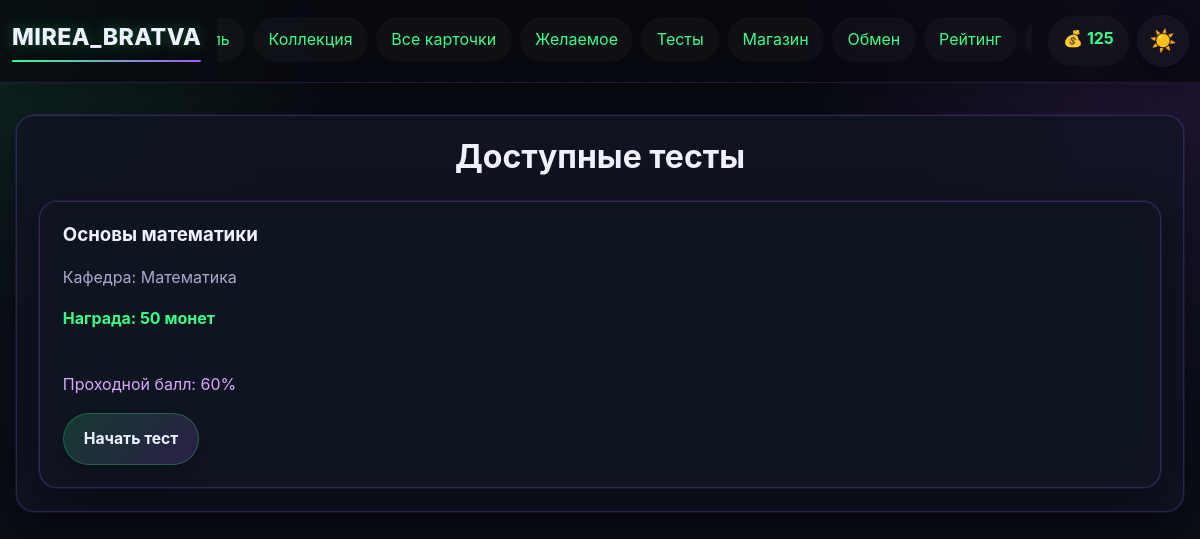
Before: /quizzes (signed in) with the older database file.
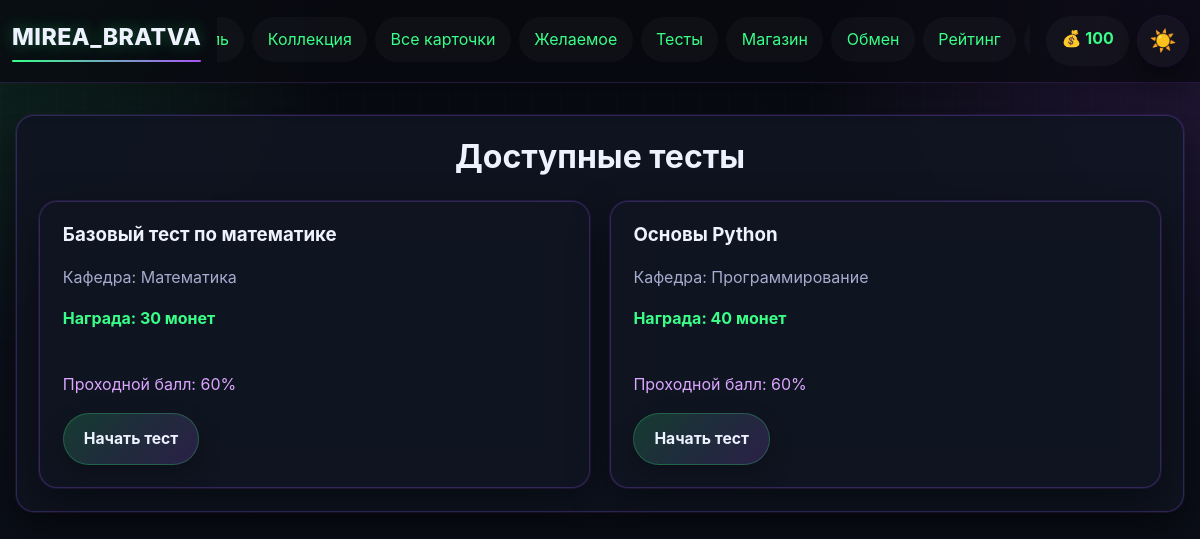
After: the same page with the newer database file.
### app.py (models this page shows)
class User(UserMixin, db.Model):
    __tablename__ = 'user'
    id = db.Column(db.Integer, primary_key=True)
    username = db.Column(db.String(80), unique=True, nullable=False)
    email = db.Column(db.String(120), unique=True, nullable=False)
    password_hash = db.Column(db.String(200), nullable=False)
    coins = db.Column(db.Integer, default=100)
    profile_theme = db.Column(db.String(50), default='dark')
    avatar_frame = db.Column(db.String(50), default='none')
    bio = db.Column(db.Text, default='')
    owned_frames = db.Column(db.Text, default='[]')
    avatar_icon = db.Column(db.String(50), default='letter')
    created_at = db.Column(db.DateTime, default=datetime.utcnow)
    last_daily_bonus = db.Column(db.DateTime, default=None)

class Quiz(db.Model):
    __tablename__ = 'quiz'
    id = db.Column(db.Integer, primary_key=True)
    subject = db.Column(db.String(50), nullable=False)
    title = db.Column(db.String(100), nullable=False)
    reward_coins = db.Column(db.Integer, default=50)
    passing_score = db.Column(db.Integer, default=60)

### app.py (the view)
@app.route('/quizzes')
@login_required
def quizzes():
    quizzes_list = Quiz.query.all()
    return render_template('quizzes.html', quizzes=quizzes_list)

### app.py (called while the page is built)
@login_manager.user_loader
def load_user(user_id):
    return db.session.get(User, int(user_id))

### templates/quizzes.html
{% extends "base.html" %}
{% block content %}
<div class="quizzes-container">
    <h1>Доступные тесты</h1>
    <div class="quizzes-grid">
        {% for quiz in quizzes %}
        <div class="quiz-card">
            <h3>{{ quiz.title }}</h3>
            <p class="quiz-subject">Кафедра: {{ quiz.subject }}</p>
            <p class="quiz-reward">Награда: {{ quiz.reward_coins }} монет</p>
            <p class="quiz-passing">Проходной балл: {{ quiz.passing_score }}%</p>
            <a href="{{ url_for('take_quiz', quiz_id=quiz.id) }}" class="btn">Начать тест</a>
        </div>
        {% endfor %}
    </div>
</div>
{% endblock %}

### templates/base.html (shortened to what this page needs)
<!DOCTYPE html>
<html lang="ru">
<head>
    <link rel="stylesheet" href="{{ url_for('static', filename='css/style.css') }}">
</head>
<body class="{% if current_user.is_authenticated and current_user.profile_theme == 'light' %}light-theme{% else %}dark-theme{% endif %}">
    <nav class="navbar">
        <div class="nav-container">
            <a class="nav-logo" href="{{ url_for('index') }}">MIREA_BRATVA</a>
            <div class="nav-main">
                <ul class="nav-menu">
                    {% if current_user.is_authenticated %}
                        <li><a href="{{ url_for('profile') }}">Профиль</a></li>
                        <li><a href="{{ url_for('collection') }}">Коллекция</a></li>
                        <li><a href="{{ url_for('cards_catalog') }}">Все карточки</a></li>
                        <li><a href="{{ url_for('wishlist') }}">Желаемое</a></li>
                        <li><a href="{{ url_for('quizzes') }}">Тесты</a></li>
                        <li><a href="{{ url_for('shop') }}">Магазин</a></li>
                        <li><a href="{{ url_for('exchange') }}">Обмен</a></li>
                        <li><a href="{{ url_for('rating') }}">Рейтинг</a></li>
                        <li><a href="{{ url_for('logout') }}">Выйти</a></li>
                    {% else %}
                        <li><a href="{{ url_for('login') }}">Вход</a></li>
                        <li><a href="{{ url_for('register') }}">Регистрация</a></li>
                    {% endif %}
                </ul>
            </div>
            {% if current_user.is_authenticated %}
            <div class="nav-actions">
                <div class="coins">💰 {{ current_user.coins }}</div>
                <a class="theme-toggle nav-pill" href="{{ url_for('toggle_theme') }}" title="Переключить тему">
                    {% if current_user.profile_theme == 'light' %}🌙{% else %}☀️{% endif %}
                </a>
            </div>
            {% endif %}
        </div>
    </nav>
    <main class="container">
        {% block content %}{% endblock %}
    </main>
</body>
</html>

Changed rows visible on the page:
changed User: coins "125" → "100"
changed Quiz "Математика": title "Основы математики" → "Базовый тест по математике"; reward_coins "50" → "30"
added Quiz: title "Основы Python", subject "Программирование", reward_coins "40", passing_score "60"
